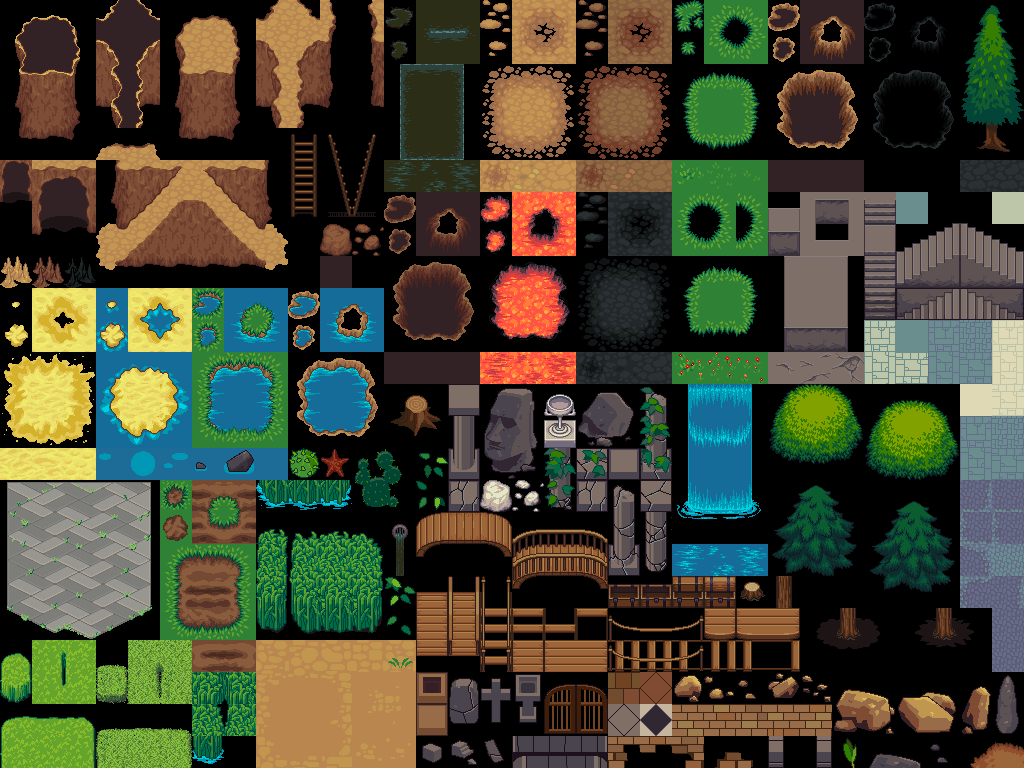

The image is a tile-based game level rendered from a .tmx file. Its description and complete source (layers, tilesets, objects, tile grids) follow:
An orthogonal 32x24 tile map with 32x32 px tiles, 1 tile layer (Tile Layer 1).

<map version="1.2" tiledversion="1.2.3" orientation="orthogonal" renderorder="right-down" width="32" height="24" tilewidth="32" tileheight="32" infinite="0" nextlayerid="5" nextobjectid="1">
 <tileset firstgid="1" source="tiles.tsx" />
 <layer id="1" name="Tile Layer 1" width="32" height="24">
  <data encoding="csv">
1,2,3,4,5,6,7,8,9,10,11,12,13,14,15,16,17,18,19,20,21,22,23,24,25,26,27,28,29,30,31,32,
33,34,35,36,37,38,39,40,41,42,43,44,45,46,47,48,49,50,51,52,53,54,55,56,57,58,59,60,61,62,63,64,
65,66,67,68,69,70,71,72,73,74,75,76,77,78,79,80,81,82,83,84,85,86,87,88,89,90,91,92,93,94,95,96,
97,98,99,100,101,102,103,104,105,106,107,108,109,110,111,112,113,114,115,116,117,118,119,120,121,122,123,124,125,126,127,128,
129,130,131,132,133,134,135,136,137,138,139,140,141,142,143,144,145,146,147,148,149,150,151,152,153,154,155,156,157,158,159,160,
161,162,163,164,165,166,167,168,169,170,171,172,173,174,175,176,177,178,179,180,181,182,183,184,185,186,187,188,189,190,191,192,
193,194,195,196,197,198,199,200,201,202,203,204,205,206,207,208,209,210,211,212,213,214,215,216,217,218,219,220,221,222,223,224,
225,226,227,228,229,230,231,232,233,234,235,236,237,238,239,240,241,242,243,244,245,246,247,248,249,250,251,252,253,254,255,256,
257,258,259,260,261,262,263,264,265,266,267,268,269,270,271,272,273,274,275,276,277,278,279,280,281,282,283,284,285,286,287,288,
289,290,291,292,293,294,295,296,297,298,299,300,301,302,303,304,305,306,307,308,309,310,311,312,313,314,315,316,317,318,319,320,
321,322,323,324,325,326,327,328,329,330,331,332,333,334,335,336,337,338,339,340,341,342,343,344,345,346,347,348,349,350,351,352,
353,354,355,356,357,358,359,360,361,362,363,364,365,366,367,368,369,370,371,372,373,374,375,376,377,378,379,380,381,382,383,384,
385,386,387,388,389,390,391,392,393,394,395,396,397,398,399,400,401,402,403,404,405,406,407,408,409,410,411,412,413,414,415,416,
417,418,419,420,421,422,423,424,425,426,427,428,429,430,431,432,433,434,435,436,437,438,439,440,441,442,443,444,445,446,447,448,
449,450,451,452,453,454,455,456,457,458,459,460,461,462,463,464,465,466,467,468,469,470,471,472,473,474,475,476,477,478,479,480,
481,482,483,484,485,486,487,488,489,490,491,492,493,494,495,496,497,498,499,500,501,502,503,504,505,506,507,508,509,510,511,512,
513,514,515,516,517,518,519,520,521,522,523,524,525,526,527,528,529,530,531,532,533,534,535,536,537,538,539,540,541,542,543,544,
545,546,547,548,549,550,551,552,553,554,555,556,557,558,559,560,561,562,563,564,565,566,567,568,569,570,571,572,573,574,575,576,
577,578,579,580,581,582,583,584,585,586,587,588,589,590,591,592,593,594,595,596,597,598,599,600,601,602,603,604,605,606,607,608,
609,610,611,612,613,614,615,616,617,618,619,620,621,622,623,624,625,626,627,628,629,630,631,632,633,634,635,636,637,638,639,640,
641,642,643,644,645,646,647,648,649,650,651,652,653,654,655,656,657,658,659,660,661,662,663,664,665,666,667,668,669,670,671,672,
673,674,675,676,677,678,679,680,681,682,683,684,685,686,687,688,689,690,691,692,693,694,695,696,697,698,699,700,701,702,703,704,
705,706,707,708,709,710,711,712,713,714,715,716,717,718,719,720,721,722,723,724,725,726,727,728,729,730,731,732,733,734,735,736,
737,738,739,740,741,742,743,744,745,746,747,748,749,750,751,752,753,754,755,756,757,758,759,760,761,762,763,764,765,766,767,768
</data>
 </layer>
</map>
